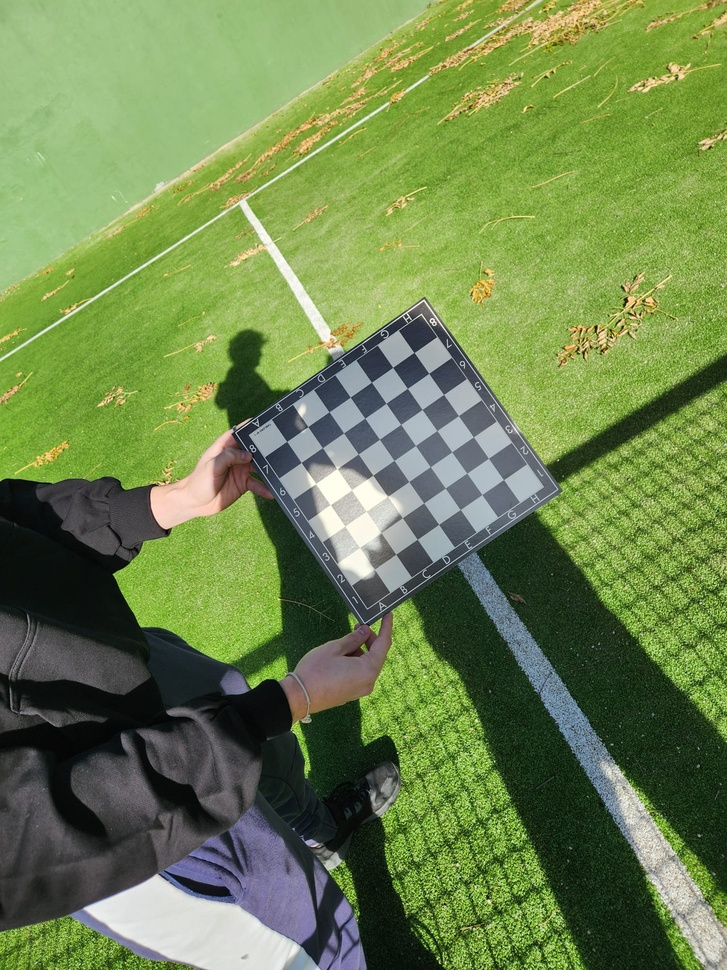
#> input picture calibration_process/calibration_images/WhatsApp Image 2025-11-30 at 13.19.59 (1).jpeg, 727 x 970 px, shrunk from 1500 x 2000 before the run; its folder holds 4 pictures in this run
$ jupyter execute --allow-errors offline_calibration_process.ipynb
#> lines starting #> are read from the running program, lines starting #| are printed output that depends on the picture
## Camera Calibration Process:

## 0. Preparation

[cell 1]
import cv2
from typing import List
import numpy as np
import imageio
import cv2
import copy
import glob
import matplotlib.pyplot as plt
import os
import json

[cell 2]
# Auxiliar functions
def load_images(filenames: List) -> List:
    return [cv2.imread(filename) for filename in filenames]
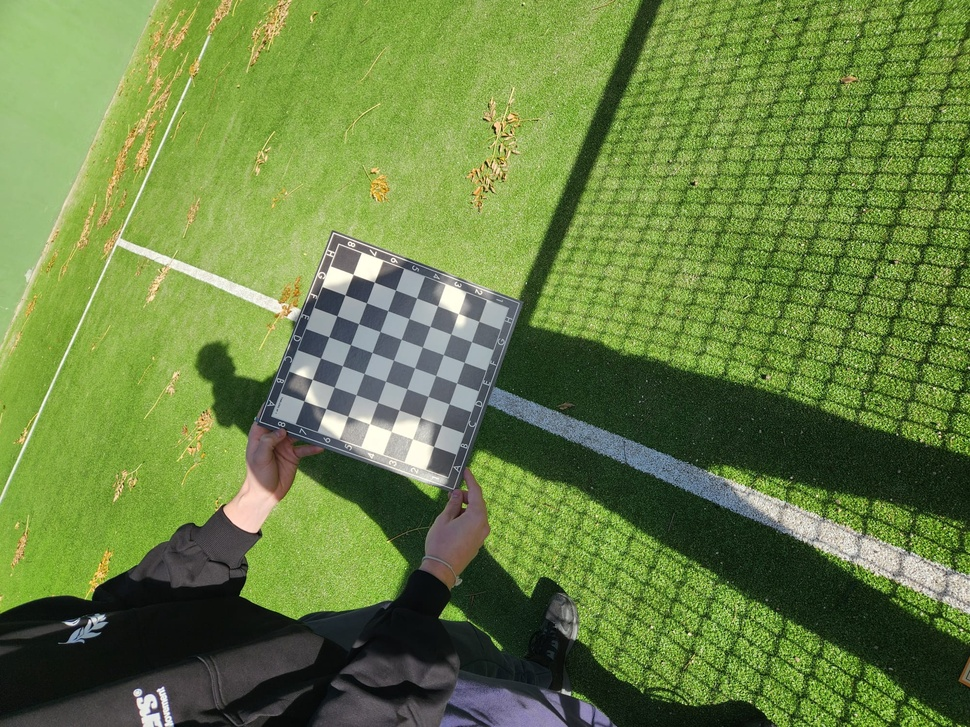
#> input picture calibration_process/calibration_images/WhatsApp Image 2025-11-30 at 13.19.59 (2).jpeg, 970 x 727 px, shrunk from 2000 x 1500 before the run
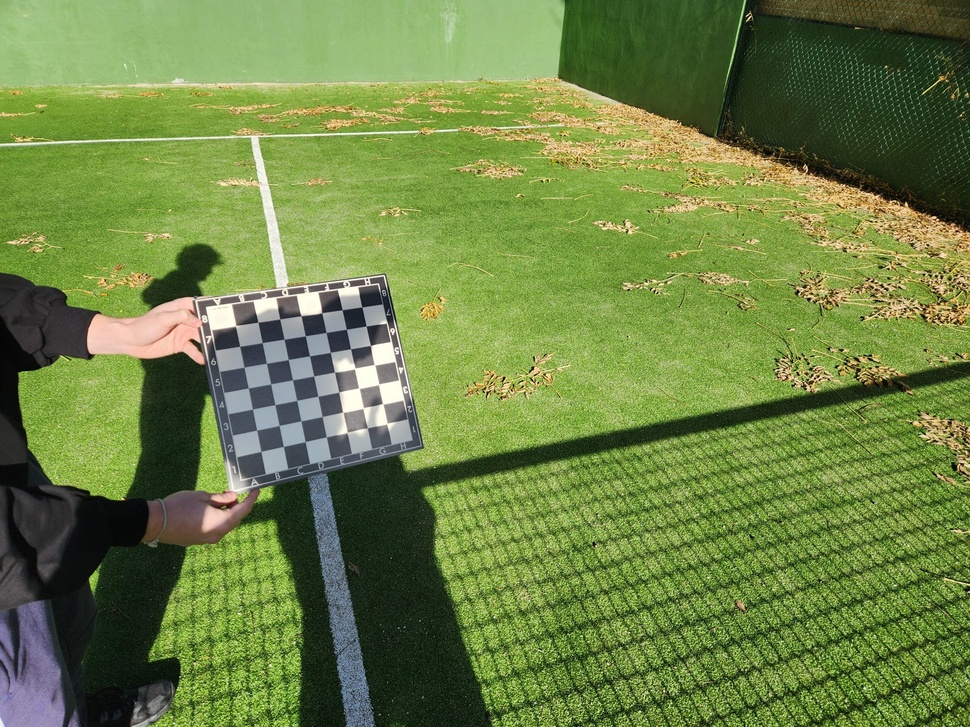
#> input picture calibration_process/calibration_images/WhatsApp Image 2025-11-30 at 13.19.59 (3).jpeg, 970 x 727 px, shrunk from 2000 x 1500 before the run
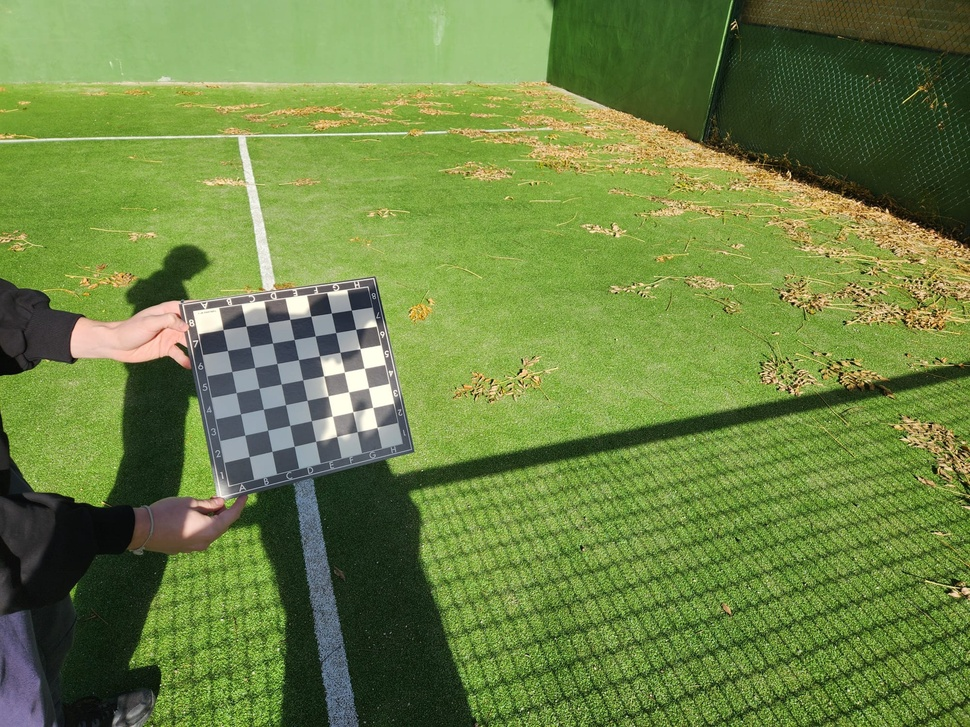
#> input picture calibration_process/calibration_images/WhatsApp Image 2025-11-30 at 13.19.59 (4).jpeg, 970 x 727 px, shrunk from 2000 x 1500 before the run

# [9 lines left out: functions write_image, show_image, not called in this run]

### Load the chessboard calibration images

[cell 3]
imgs_gen_path = 'calibration_images/*.jpeg'
imgs_path = sorted(glob.glob(imgs_gen_path))
imgs = load_images(imgs_path)
#> imgs = 4 items

imgs_path

[cell 4]
len(imgs)
#> Out = 4

### Detect the corners of the pattern and refine them

[cell 5]
# Number of rows and cols
pattern_size = (11,8)

[cell 6]
corners = [cv2.findChessboardCorners(
    cv2.cvtColor(img, cv2.COLOR_RGB2GRAY), pattern_size)
    for img in imgs]
#> corners = 4 items

[cell 7]
len(corners)
#> Out = 4

#> (a cell that did not finish here is left out)

[cell 9]
# Security copy
corners_copy = copy.deepcopy(corners)
#> corners_copy = 4 items

criteria = (cv2.TERM_CRITERIA_EPS + cv2.TERM_CRITERIA_MAX_ITER, 30, 0.01)

# To refine corner detections we input grayscale images
imgs_gray = [cv2.cvtColor(img, cv2.COLOR_BGR2GRAY) for img in imgs]
#> imgs_gray = 4 items

corners_refined = [cv2.cornerSubPix(i, cor[1], pattern_size, (-1, -1), criteria) if cor[0] else [] for i, cor in zip(imgs_gray, corners_copy)]
#> corners_refined = [[], [], [], []]

#> (a cell that did not finish here is left out)

[cell 11]
len(corners_refined)
#> Out = 4

### Check that the detection process was succesful drawing the detected corners

[cell 12]
imgs_copy = copy.deepcopy(imgs)
#> imgs_copy = 4 items

[cell 13]
output_folder_refined_corners = "refined_corners_output"

for i in range(len(corners_copy)):
    ret = corners_copy[i][0]
    if ret:
        cv2.drawChessboardCorners(imgs_copy[i], pattern_size, corners_refined[i], ret)
        #cv2.imshow(f"Img {i} and corners", imgs_copy[i])
        write_image(output_folder=output_folder_refined_corners, img_name=f"refined_corners_{i}.jpg", img=imgs_copy[i])
        cv2.waitKey(0)
#> this loop made 4 passes

cv2.destroyAllWindows()

[cell 14]
def get_chessboard_points(chessboard_shape, dx, dy):

    cols, rows = chessboard_shape

    grid_xy = np.mgrid[0:cols, 0:rows].T.reshape(-1,2)

    objp = np.zeros([grid_xy.shape[0], 3], dtype=np.float32)

    objp[:,0] = grid_xy[:,0]*dx
    objp[:,1] = grid_xy[:,1]*dy

    return objp

[cell 15]
# Needs to be changed to the real position of our chessboard corners
dx, dy = 16, 16
chessboard_points = [get_chessboard_points(pattern_size, dx, dy) for _ in corners_refined]
#> chessboard_points = 4 items

[cell 16]
len(chessboard_points)
#> Out = 4

[cell 17]
chessboard_points[0]
#> Out = 88 rows, first 8: [0, 0, 0], [16, 0, 0], [32, 0, 0], [48, 0, 0], [64, 0, 0], [80, 0, 0], [96, 0, 0], [112, 0, 0]

[cell 18]
chessboard_points[0].shape
#> Out = (88, 3)

### Obtain the calibration parameters for our camera

[cell 19]
# Filter data and get only those with adequate detections
valid_corners = [cor[1] for cor in corners if cor[0]]
#> valid_corners = []

# Convert list to numpy array
valid_corners = np.asarray(valid_corners, dtype=np.float32)
#> valid_corners = empty array

[cell 20]
valid_corners
#> Out = empty array

[cell 21]
chessboard_points[0].shape
#> Out = (88, 3)

#> (a cell that did not finish here is left out)

[cell 23]
len(valid_corners)
#> Out = 0

[cell 24]
len(chessboard_points)
#> Out = 4

[cell 25]
# We adjust the number of chessboard_points to be equal to the number of valid corners
chessboard_points = [chessboard_points[i] for i in range(len(valid_corners))]
#> chessboard_points = []
len(chessboard_points)
#> Out = 0

[cell 26]
img_size = (imgs_gray[0].shape[1], imgs_gray[0].shape[0])
#> img_size = (727, 970)

#> (the rest of this cell did not finish here and is left out)
